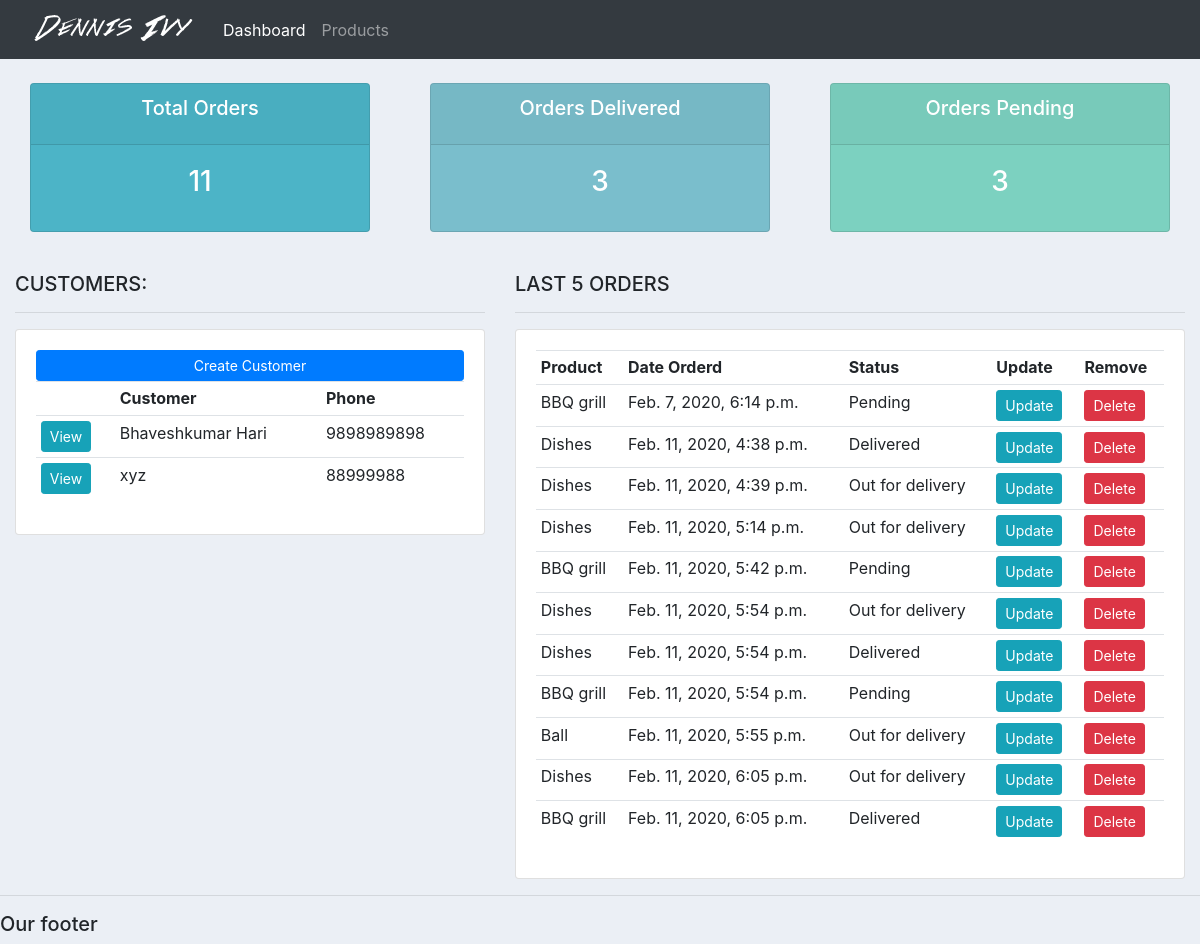
The app's page /, older data.
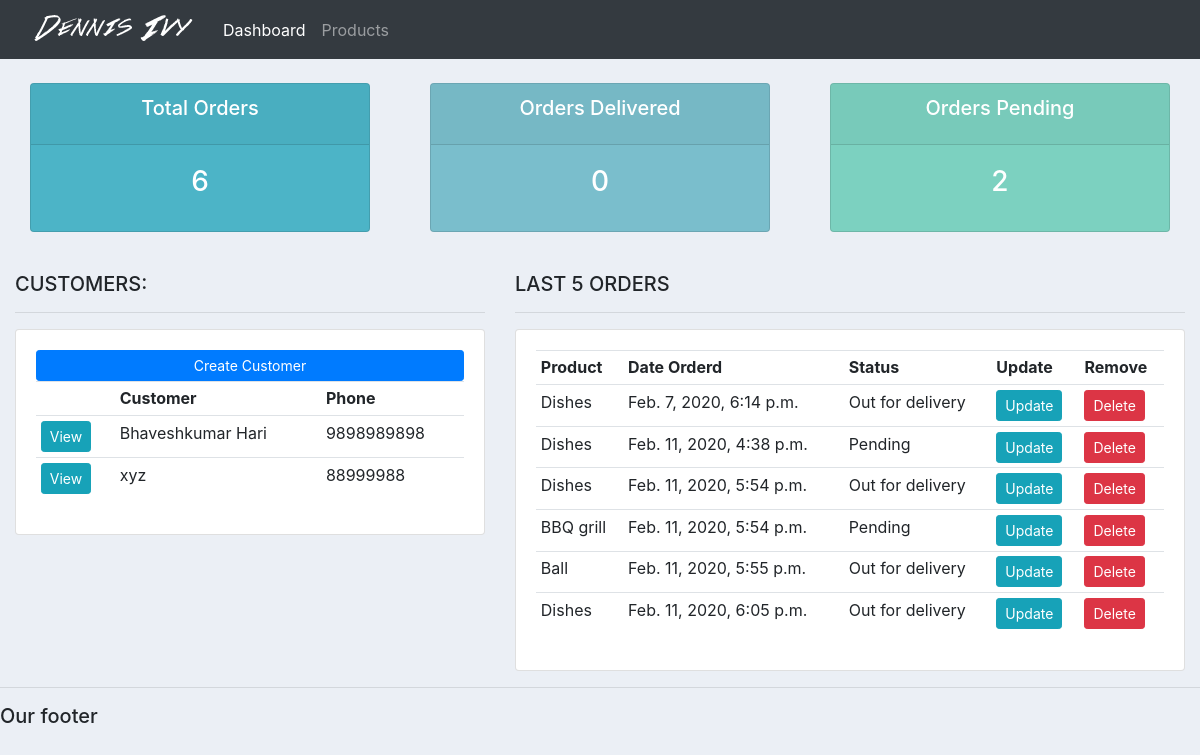
The same page, newer data.
### accounts/models.py (models this page shows, shortened)
class Customer(models.Model):
    name = models.CharField(max_length=200, null=True)
    phone = models.CharField(max_length=200, null=True)
    email = models.CharField(max_length=200, null=True)
    date_created = models.DateTimeField(auto_now_add=True, null=True)

class Order(models.Model):
    STATUS = (
        ('Pending', 'Pending'),
        ('Out for delivery', 'Out for delivery'),
        ('Delivered', 'Delivered')
    )
    customer = models.ForeignKey(Customer, null=True, on_delete = models.SET_NULL)
    product = models.ForeignKey(Product, null=True, on_delete = models.SET_NULL)
    date_created = models.DateTimeField(auto_now_add=True, null=True)
    status = models.CharField(max_length=200, null=True, choices=STATUS)
    note = models.CharField(max_length=1000, null=True)

class Product(models.Model):
    CATEGORY = (
        ('Indoor', 'Indoor'),
        ('Out Door', 'Out Door'),
    )
    name = models.CharField(max_length=200, null=True)
    price = models.FloatField(null=True)
    category = models.CharField(max_length=200, null=True, choices=CATEGORY)
    description = models.CharField(max_length=200, null=True, blank=True)
    date_created = models.DateTimeField(auto_now_add=True, null=True)
    tags = models.ManyToManyField(Tag)
    def __str__(self):
        return self.name

### accounts/views.py (the view)
# urls.py: path('', views.home, name="home"),
def home(request):
    orders = Order.objects.all() # Get all the orders
    customers = Customer.objects.all() # Get all the customers
    total_customers = customers.count()
    total_orders = orders.count()
    delivered = orders.filter(status='Delivered').count()
    pending = orders.filter(status='Pending').count()
    context = {'orders':orders, 'customers':customers,
    'total_orders':total_orders, 'delivered':delivered,
    'pending':pending}
    return render(request, 'accounts/dashboard.html', context)

### accounts/templates/accounts/dashboard.html
{%  extends 'accounts/main.html' %}
{% block content %}
{%  include 'accounts/status.html' %}
<br>
<div class="row">
	<div class="col-md-5">
		<h5>CUSTOMERS:</h5>
		<hr>
		<div class="card card-body">
			<a class="btn btn-primary  btn-sm btn-block" href="">Create Customer</a>
			<table class="table table-sm">
				<tr>
					<th></th>
					<th>Customer</th>
					<th>Phone</th>
				</tr>
				{% for customer in customers %}
					<tr>
						<td><a class="btn btn-sm btn-info" href="{% url 'customer' customer.id %}">View</a></td>
						<td>{{ customer.name }}</td>
						<td>{{ customer.phone }}</td>
					</tr>
				{% endfor %}
			</table>
		</div>
	</div>
	<div class="col-md-7">
		<h5>LAST 5 ORDERS</h5>
		<hr>
		<div class="card card-body">
			<table class="table table-sm">
				<tr>
					<th>Product</th>
					<th>Date Orderd</th>
					<th>Status</th>
					<th>Update</th>
					<th>Remove</th>
				</tr>
				{% for order in orders %}
					<tr>
						<td>{{ order.product }}</td>
						<td>{{ order.date_created }}</td>
						<td>{{ order.status }}</td>
						<td><a class="btn btn-sm btn-info" href="{% url 'update_order' order.id %}">Update</a></td>
						<td><a class="btn btn-sm btn-danger" href="{% url 'delete_order' order.id %}">Delete</a></td>
					</tr>
				{% endfor %}
			</table>
		</div>
	</div>
</div>
{% endblock %}

### accounts/templates/accounts/navbar.html (shortened to what this page needs)
{% load static %}
<nav class="navbar navbar-expand-lg navbar-dark bg-dark">
    <img src="{% static 'images/logo.png' %}">
    <div class="collapse navbar-collapse" id="navbarNav">
      <ul class="navbar-nav">
        <li class="nav-item active">
          <a class="nav-link" href="{% url 'home' %}">Dashboard</a>
        </li>
        <li class="nav-item">
          <a class="nav-link" href="{% url 'product' %}">Products</a>
        </li>
      </ul>
    </div>
  </nav>

### accounts/templates/accounts/status.html
<br>
<div class="row">
	<div class="col">
		<div class="col-md">
			<div class="card text-center text-white  mb-3" id="total-orders">
			  	<div class="card-header">
			  		<h5 class="card-title">Total Orders</h5>
			  	</div>
			  	<div class="card-body">
			    	<h3 class="card-title"> {{ total_orders }}</h3>
			  	</div>
			</div>
		</div>
	</div>
	<div class="col">
		<div class="col-md">
			<div class="card text-center text-white  mb-3" id="orders-delivered">
			  	<div class="card-header">
			  		<h5 class="card-title">Orders Delivered</h5>
			  	</div>
			  	<div class="card-body">
			    	<h3 class="card-title"> {{ delivered }} </h3>
			  	</div>
			</div>
		</div>
	</div>
	<div class="col">
		<div class="col-md">
			<div class="card text-center text-white  mb-3" id="orders-pending">
			  	<div class="card-header">
			  		<h5 class="card-title">Orders Pending</h5>
			  	</div>
			  	<div class="card-body">
			    	<h3 class="card-title"> {{ pending }} </h3>
			  	</div>
			</div>
		</div>
	</div>
</div>

### static/css/main.css (style rules this page uses)
body { background-color: #ebeff5; }
#total-orders { background-color: #4cb4c7; }
#orders-delivered { background-color: #7abecc; }
#orders-pending { background-color: #7CD1C0; }

Row changes from the older to the newer data that the page shows:
removed Order: product "Dishes", date_created "Feb. 11, 2020, 4:39 p.m.", status "Out for delivery"
removed Order: product "Dishes", date_created "Feb. 11, 2020, 5:14 p.m.", status "Out for delivery"
removed Order: product "BBQ grill", date_created "Feb. 11, 2020, 5:42 p.m.", status "Pending"
removed Order: product "Dishes", date_created "Feb. 11, 2020, 5:54 p.m.", status "Delivered"
removed Order: product "BBQ grill", date_created "Feb. 11, 2020, 6:05 p.m.", status "Delivered"
changed Order "Feb. 7, 2020, 6:14 p.m.": product "BBQ grill" → "Dishes"; status "Pending" → "Out for delivery"
changed Order "Feb. 11, 2020, 4:38 p.m.": status "Delivered" → "Pending"
Text that changed along with them:
{{ total_orders }}: "11" → "6"
{{ delivered }}: "3" → "0"
{{ pending }}: "3" → "2"
